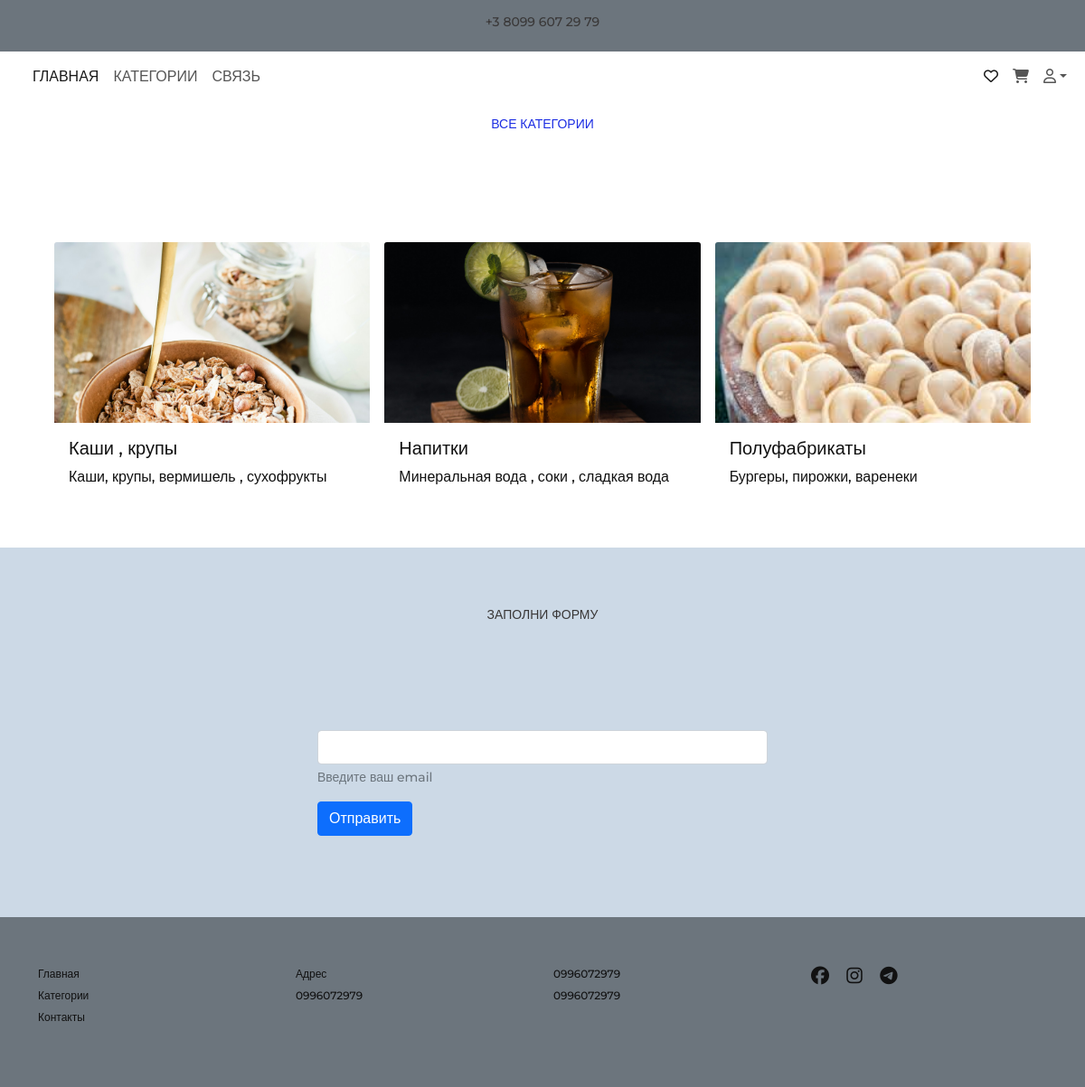
/all-categories/, run on the app's committed database.
### shop/models.py (models this page shows, shortened)
class Category(models.Model):
    name = models.CharField(max_length=200)
    slug = models.SlugField(max_length=200, unique=True)
    image = models.ImageField(upload_to='category_image/', blank=True, null=True)
    description = models.TextField(default=None)
    class Meta:
        ordering = ['name']
        indexes = [
            models.Index(fields=['name'])
        ]
        verbose_name = 'category'
        verbose_name_plural = 'categories'

### shop/views.py (the view)
# urls.py: path('all-categories/', views.AllCategoryView.as_view(), name="all-by-category"),#all category page
class AllCategoryView(ListView):
    model = Category
    template_name = 'shop/product/all_categories.html'
    context_object_name = 'all_categories'

### contact/templatetags/contact_tags.py (called while the page is built)
@register.inclusion_tag('contact/tags/form.html')
def contact_form_page():
    return {'contact_form': ContactForm}

### shop/templates/shop/product/all_categories.html (shortened to what this page needs)
{% extends 'shop/base.html' %}
{% load static %}
{% block content %}
<div class="p-3 section-title mb-5">
    <div class="container">
        <div class="row justify-content-center align-items-center text-center">
            <div class="col-md-6">
                <h4 style="color: #1d2ee3">Все категории</h4>
            </div>
        </div>
    </div>
  </div>
  <section class="main-content px-5">
    <div class="container">
        <div class="row row-cols-1 row-cols-md-2 row-cols-lg-3 g-3">
            {% for category in all_categories %}
                <div class="col">
                    <div class="card h-100" style="border: none;">
                        <img src="{{ category.image.url }}" class="card-img-top img-fluid" alt="..."  style="object-fit: cover; width: 100%; height: 200px;">
                        <div class="card-body d-flex flex-column">
                          <a href="{% url 'shop:product-list-by-category' category.slug %}" style="text-decoration: none;">
                            <h5 class="card-title">{{ category.name }}</h5>
                            <p class="card-text">{{ category.description }}</p>
                          </a>
                        </div>
                    </div>
                </div>
            {% endfor %}
        </div>
    </div>
  </section>
{% endblock%}

### shop/static/CSS/style.css (style rules this page uses)
html { font-size: 16px; }
body { font-family: "Montserrat", sans-serif; font-size: 16px; font-weight: 500; color: #3a3838; background-color: #fff; min-width: 320px; }
img { max-width: 100%; height: auto; }
section { padding: 50px 0; }
a { color: #111; }
.section-title h4 { font-size: 14px; text-transform: uppercase; }

### data on the page
Category: image (picture), name "Каши , крупы", description "Каши, крупы, вермишель , сухофрукты"
Category: image (picture), name "Напитки", description "Минеральная вода , соки , сладкая вода"
Category: image (picture), name "Полуфабрикаты", description "Бургеры, пирожки, варенеки"
